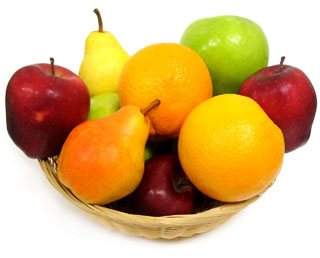
#> input picture images/fruit.png, 320 x 258 px
$ python noiseToImage.py
#> lines starting #> are read from the running program, lines starting #| are printed output that depends on the picture
#!/usr/bin/env python3
# -*- coding: utf-8 -*-
"""
Created on Wed Jan 23 06:40:51 2019

@author: Tarek M. Sayed
Email: atamish@gmail.com
"""

import numpy as np
import matplotlib.pyplot as plt
import cv2
img = cv2.imread("images/fruit.png", 1)
#> img is the input picture: shape (258, 320, 3); mean B, G, R 119.7, 178.6, 216.9
sigma = 64
for sigma in range(2,80, 2**4):
    noise = np.random.randn(*img.shape) * sigma
    cv2.imshow("sigma = " + str(sigma), noise)
#> this loop made 5 passes
#> pass 1, `cv2.imshow("sigma = " + str(sigma), noise)`:
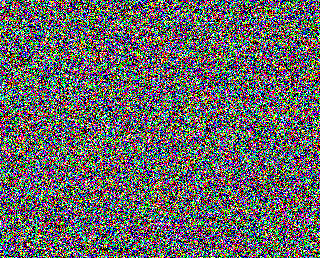
#> window 'sigma = 2': shape (258, 320, 3); mean B, G, R 102.2, 102.8, 102.8
#> pass 2, `cv2.imshow("sigma = " + str(sigma), noise)`:
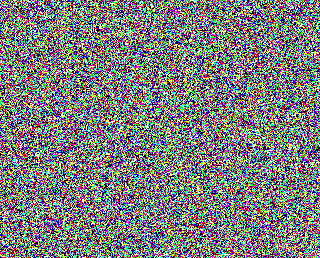
#> window 'sigma = 18': shape (258, 320, 3); mean B, G, R 125.5, 125.3, 124.5
# wait to press any key to close
cv2.waitKey(0)
cv2.destroyAllWindows()

$ run again, with images/bicycle.png copied over images/fruit.png
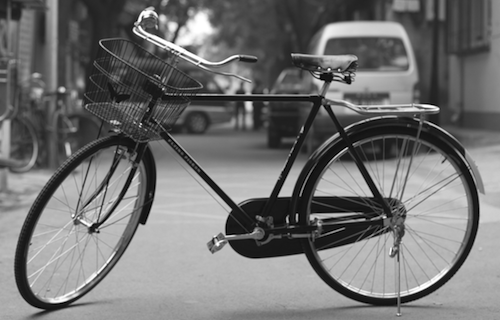
#> input picture images/bicycle.png, 500 x 320 px
#> img is the input picture: shape (320, 500, 3); min 0, max 255, mean 114.2
#> the loop `for sigma in range(2,80, 2**4):` made 5 passes
#> pass 1, `cv2.imshow("sigma = " + str(sigma), noise)`:
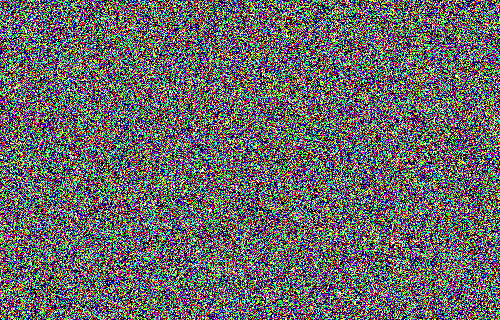
#> window 'sigma = 2': shape (320, 500, 3); mean B, G, R 102.7, 103, 102.6
#> pass 2, `cv2.imshow("sigma = " + str(sigma), noise)`:
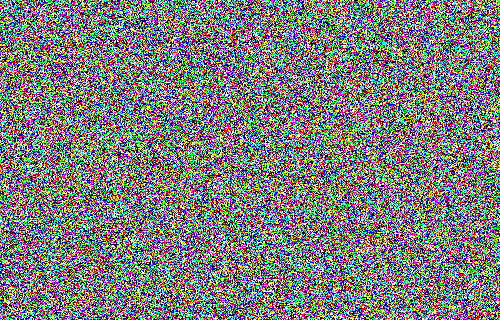
#> window 'sigma = 18': shape (320, 500, 3); mean B, G, R 125.1, 124.8, 124.8

$ run again, with images/blood-cells.png copied over images/fruit.png
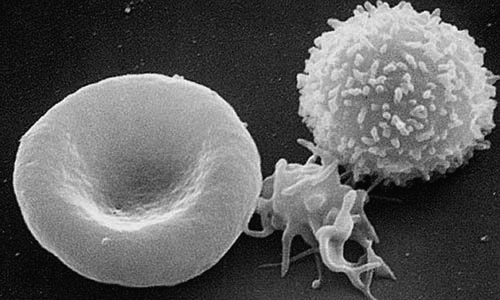
#> input picture images/blood-cells.png, 500 x 300 px
#> img is the input picture: shape (300, 500, 3); min 5, max 255, mean 94.5
#> the loop `for sigma in range(2,80, 2**4):` made 5 passes
#> pass 1, `cv2.imshow("sigma = " + str(sigma), noise)`:
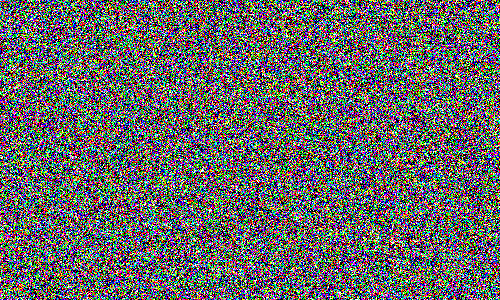
#> window 'sigma = 2': shape (300, 500, 3); mean B, G, R 102.6, 103, 102.6
#> pass 2, `cv2.imshow("sigma = " + str(sigma), noise)`:
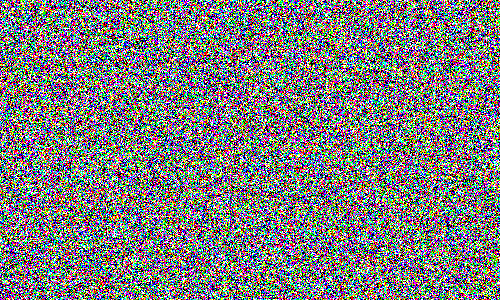
#> window 'sigma = 18': shape (300, 500, 3); mean B, G, R 125.3, 124.9, 124.8

$ run again, with images/brooklyn-bridge.png copied over images/fruit.png
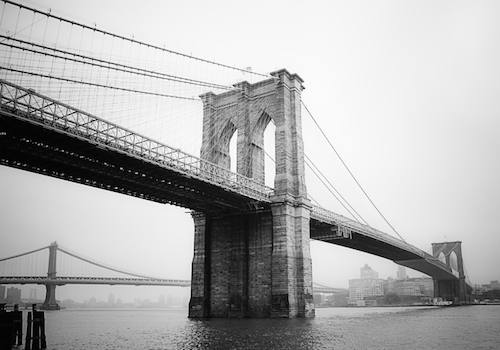
#> input picture images/brooklyn-bridge.png, 500 x 350 px
#> img is the input picture: shape (350, 500, 3); min 0, max 255, mean 175.7
#> the loop `for sigma in range(2,80, 2**4):` made 5 passes
#> pass 1, `cv2.imshow("sigma = " + str(sigma), noise)`:
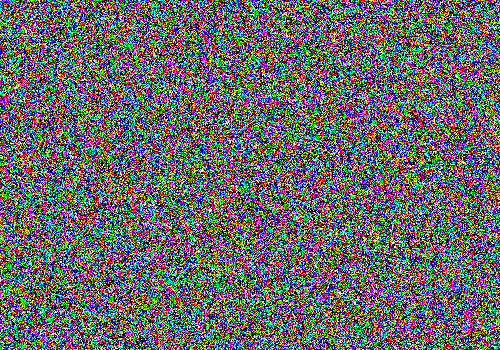
#> window 'sigma = 2': shape (350, 500, 3); mean B, G, R 102.8, 103.1, 102.5
#> pass 2, `cv2.imshow("sigma = " + str(sigma), noise)`:
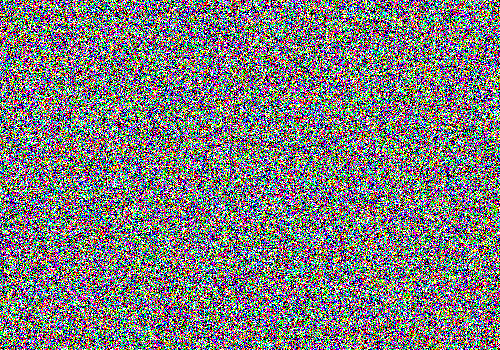
#> window 'sigma = 18': shape (350, 500, 3); mean B, G, R 124.7, 124.7, 124.9
